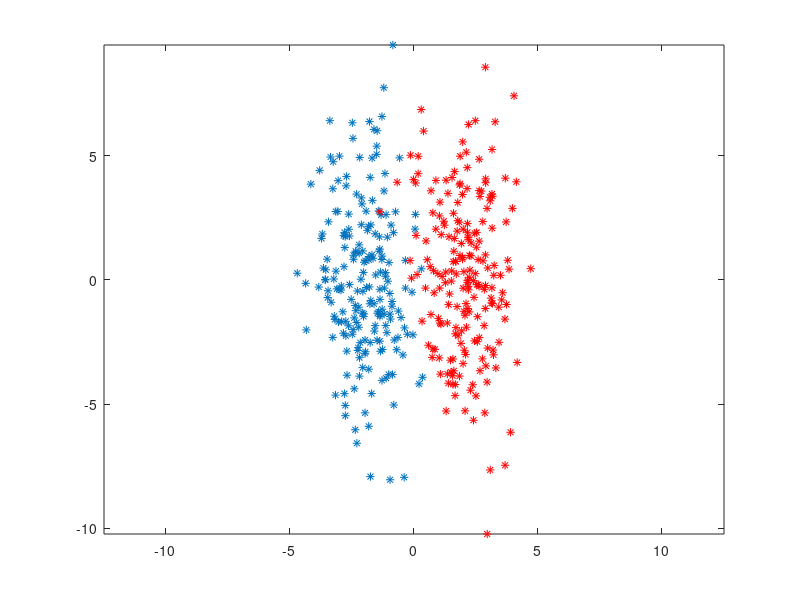

Here is the MATLAB script that generated this plot: (Note: this script raises an error after producing the figure.)
% VL_DEMO_SVMPEGASOS  Demo: SVMPEGASOS: 2D linear learning
function vl_demo_svmpegasos

% Set up training data
Np = 200 ;
Nn = 200 ;
Xp = diag([1 3])*randn(2, Np) ;
Xn = diag([1 3])*randn(2, Nn) ;
Xp(1,:) = Xp(1,:) + 2  ;
Xn(1,:) = Xn(1,:) - 2  ;

X = [Xp Xn] ;
y = [ones(1,Np) -ones(1,Nn)] ;

figure(1)
plot(Xn(1,:),Xn(2,:),'*')
hold on
plot(Xp(1,:),Xp(2,:),'*r')
axis equal ; 
%axis off ; axis tight ;
vl_demo_print('pegasos_training') ;

% parameters
lambda = 0.01 ; 

% training
energy = [] ;
dataset = vl_maketrainingset(X, int8(y)) ;
[w b info] = vl_svmpegasos(dataset, lambda, ...
                           'MaxIterations',5000,...
                           'DiagnosticFunction',@diagnostics,...
                           'DiagnosticCallRef',energy) ;

figure(1) ;
x = min(X(1,:)):max(X(1,:)) ; 
hold on
set(line([0 w(1)], [0 w(2)]), 'color', 'y', 'linewidth', 4) ;
xlim([-3 3]) ;
ylim([-3 3]) ;
set(line(10*[w(2) -w(2)], 10*[-w(1) w(1)]), ...
    'color', 'y', 'linewidth', 2, 'linestyle', '-') ;
axis equal ;
hold off
%axis off ; axis tight ;
vl_demo_print('pegasos_res') ;

figure(2)
%axis equal ; 
%axis off ; axis tight ;
vl_demo_print('pegasos_energy') ;

keyboard

function energy = diagnostics(svm,energy)
  figure(2) ; 
  %keyboard
  energy = [energy svm.energy] ;
  plot(energy) ;
  drawnow ;
